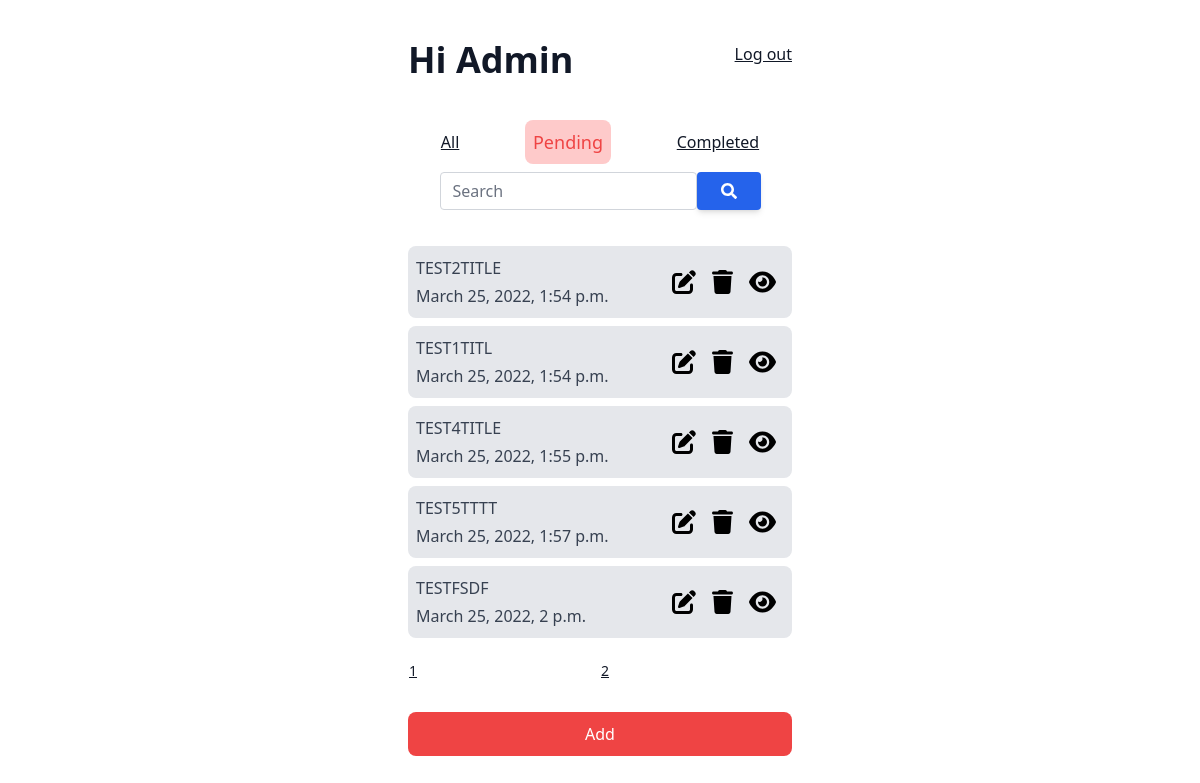
Page /tasks/ (signed in) on the committed database.
### tasks/models.py (models this page shows, shortened)
class Task(models.Model):
    title = models.CharField(max_length=100)
    description = models.TextField()
    completed = models.BooleanField(default=False)
    created_date = models.DateTimeField(auto_now=True)
    deleted = models.BooleanField(default=False)
    user = models.ForeignKey(User, on_delete=models.CASCADE, null=True, blank= True)
    priority = models.PositiveIntegerField(default=1)

### tasks/views.py (the view)
# urls.py: path('tasks/', GenericTaskView.as_view(), name="tasks-view"),
class GenericTaskView(LoginRequiredMixin ,ListView):
    queryset = Task.objects.filter(deleted = False, completed = False)
    template_name = "tasks.html"
    context_object_name = "tasks"
    paginate_by = 5
    def get_queryset(self):
        search_term = self.request.GET.get("search")
        tasks = Task.objects.filter(deleted = False, completed = False, user=self.request.user).order_by('priority')
        if search_term:
            tasks = tasks.filter(title__icontains = search_term)
        return tasks

### templates/tasks.html (shortened to what this page needs)
{% extends "base.html" %}
{% block content %}
<div class="flex h-screen">
    <div class="mx-auto w-96 prose ">
    <div class="greeting my-10">
    <h1 class=" w-fit inline">Hi {{user | capfirst}}</h1>
    <span class="float-right"><a href="{% url 'user-logout'%}">Log out</a></span>
    </div>
    <div class="flex navbar items-center justify-around">
        <span><a href="{% url 'all-tasks-view' %}">All</a></span>
        <span class="bg-red-200 text-red-500 w-fit rounded-lg p-2 text-lg">Pending</span>
        <span><a href="{% url 'complete-list' %}">Completed</a></span>
    </div>
    <div class="flex justify-center my-2">
        <div class="mb-3 xl:w-96">
            <form action="" method="get" class="input-group relative flex flex-wrap items-stretch w-full mb-4">
            <input type="text" name="search" class="form-control relative flex-auto min-w-0 block px-3 py-1.5 text-base font-normal text-gray-700 bg-white bg-clip-padding border border-solid border-gray-300 rounded transition ease-in-out m-0 focus:text-gray-700 focus:bg-white focus:border-blue-600 focus:outline-none" placeholder="Search" aria-label="Search" aria-describedby="button-addon2">
            <button class="btn inline-block px-6 py-2.5 bg-blue-600 text-white font-medium text-xs leading-tight uppercase rounded shadow-md hover:bg-blue-700 hover:shadow-lg focus:bg-blue-700  focus:shadow-lg focus:outline-none focus:ring-0 active:bg-blue-800 active:shadow-lg transition duration-150 ease-in-out flex items-center" type="submit" id="button-addon2">
            </button>
            </form>
        </div>
      </div>
<div class="tasks h-96">
{% for task in tasks %}
<div class="bg-gray-200 my-2 rounded-lg flex p-2">
    <div class="details">
    {{task.title}}<br/>
    {{task.created_date}}
    </div>
<div class="actions ml-auto flex items-center">
<span>
    <a href="{% url 'update-task' pk=task.id %}"></a>
</span>
<span>
    <form action="{% url 'delete-task' pk=task.id%}" method="post" class="mb-0">{% csrf_token %}
        <button type="submit">
        </button>
    </form>
</span>
<span>
    <a href="{% url 'detail-task' pk=task.id %}"></a>
</span>
</div>
</div>
{% endfor %}
</div>
<table>
{% for page in paginator.page_range %}
<th>
    <a href="?page={{ page }}&search={{request.GET.search}}">{{page}}</a>
</th>
{% endfor %}
</table>
<a href="{% url 'create-task' %}">
    <button class="rounded-lg bg-red-500 w-full text-white p-2" type="submit">Add</button>
</a>
</div>
</div>
{% endblock %}

### rows in the picture
Task: title "TEST2TITLE", created_date "March 25, 2022, 1:54 p.m."
Task: title "TEST1TITL", created_date "March 25, 2022, 1:54 p.m."
Task: title "TEST4TITLE", created_date "March 25, 2022, 1:55 p.m."
Task: title "TEST5TTTT", created_date "March 25, 2022, 1:57 p.m."
Task: title "TESTFSDF", created_date "March 25, 2022, 2 p.m."

### other values in the picture
{{ user | capfirst }} "Admin"
{{ page }} "1" "2"
